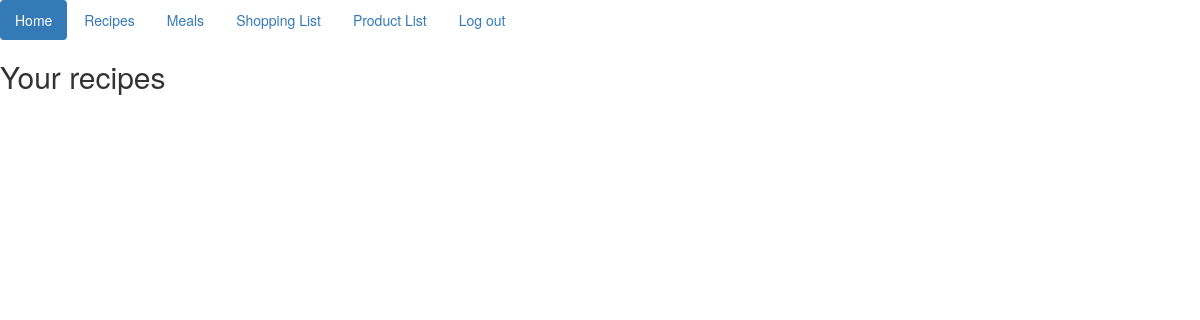
/meals/ (signed in), run on an earlier commit of the app's database.
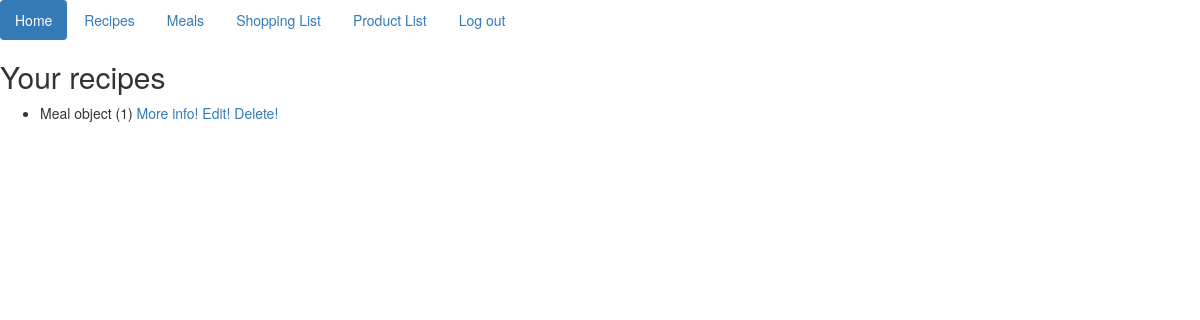
And on a later commit of the database.
### recipe/models.py (models this page shows)
class Meal(models.Model):
    name = models.OneToOneField(Recipe)
    user = models.OneToOneField(User)
    date = models.DateField(default=datetime.date.today)
    time = models.TimeField()

### website/views.py (the view)
# urls.py: url(r'^meals/', ShowAllMeals.as_view()),
class ShowAllMeals(ListView):
    context_object_name = 'meal'
    queryset = Meal.objects.all()
    def get_context_data(self, **kwargs):
        queryset = Meal.objects.filter(user=self.request.user)
        context = {
            'paginator': None,
            'page_obj': None,
            'is_paginated': False,
            'object_list': queryset,
        }
        context.update(kwargs)
        return context

### templates/recipe/meal_list.html
{% extends "index.html" %}
{% block content %}
    <h2>Your recipes</h2>
    <ul>
        {% for recipe in object_list %}
            <li>{{ recipe }} <a href="/recipe/{{ recipe.id }}">More info!</a> <a href="/edit_meal/{{ recipe.id }}">Edit!</a> <a href="/delete_meal/{{ recipe.id }}">Delete!</a></li>
        {% endfor %}
    </ul>
{% endblock %}

What changed in the data, as far as the page shows it:
added Meal: id "Meal object (1)"
